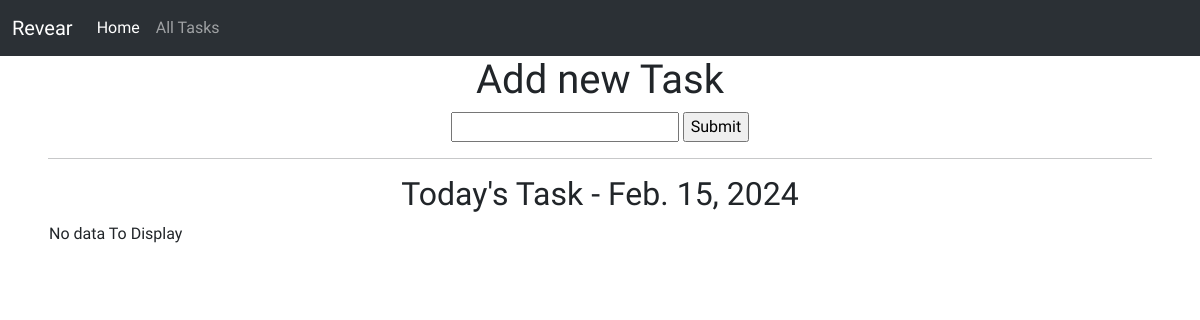
Before: / with the older database file.
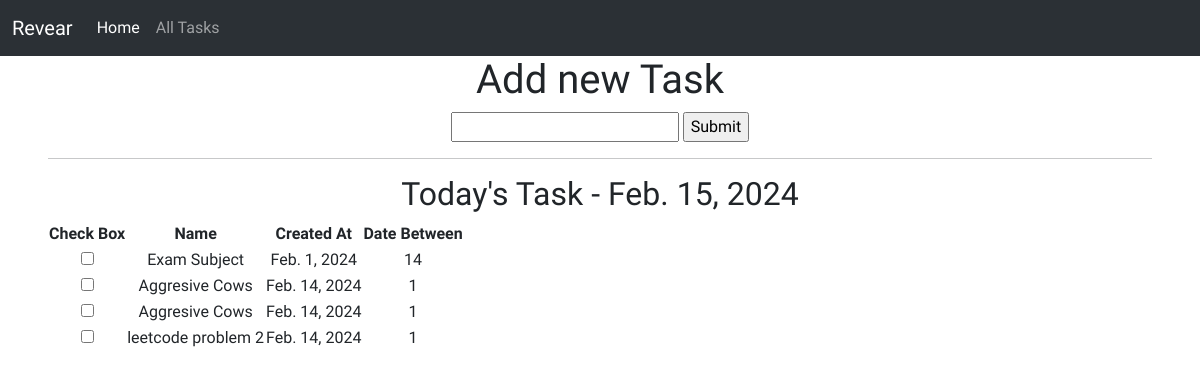
After: the same page with the newer database file.
### revear_app/models.py (models this page shows)
class TaskData(models.Model):
    name = models.CharField(max_length = 200)
    created_at = models.DateTimeField(default=timezone.now(), blank=True, null=True)
    @property
    def datebetween(self):
        curr_date = timezone.now().date()
        created_date = self.created_at.date() if self.created_at else None
        if created_date:
            return curr_date - created_date
        else:
            return None

### revear_app/views.py (the view)
# urls.py: path('',views.greet),
def greet(request):
    value = models.TaskData.objects.all()
    curr_date = timezone.now().date()
    submit = False
    for each in value:
        date_count = each.datebetween.days
        if date_count == 1 or date_count == 3 or (date_count > 1 and date_count % 7 == 0):
            submit = True
        else:
            submit = False
    show = False
    context = {'value' : value, 'curr_date' : curr_date, 'submit': submit}
    return render(request, 'index.html', context)

### templates/index.html (shortened to what this page needs)
{% extends "base.html" %}
{% load static %}
{% block style_file %}
    <link rel="stylesheet" href="{% static 'styles.css' %}">
{% endblock style_file %}
        {% block home_active %}active{% endblock home_active %}
        {% block content %}
        <div class="px-5 text-center">
            <h1>Add new Task</h1>
            <form action="submitParser/" method="POST">
                <input type="text" name="text">
                <input type="submit" value="Submit">
            </form>
            <hr>
            <h2>Today's Task - {{curr_date}}</h2>
            <table>
                {% if submit %}
                <tr>
                    <th>Check Box</th>
                    <th>Name</th>
                    <th>Created At</th>
                    <th>Date Between</th>
                </tr>
                {% for each in value %}
                <tr id="row-{{forloop.counter}}">
                    {% with is_valid_day=each.datebetween.days %}
                    {% if is_valid_day == 1 or is_valid_day == 3 or is_valid_day > 1 and is_valid_day|divisibleby:7 == True %}
                    <td><input type="checkbox" name="checked" id="checked-{{forloop.counter}}"></td>
                    <td>{{each.name}}</td>
                    <td>{{each.created_at.date}}</td>
                    <td>{{each.datebetween.days}}</td>
                    {% endif %}
                    {% endwith %}
                </tr>
                {% endfor %}
                {% else %}
                <td class="text-center"> No data To Display</td>
                {% endif %}
            </table>
            </body>
            {% endblock content %}

### templates/base.html (shortened to what this page needs)
<!doctype html>
<html lang="en">
  <head>
    {% block style_file %}{% endblock style_file %}
    <link href="https://cdn.jsdelivr.net/npm/bootstrap@5.3.2/dist/css/bootstrap.min.css" rel="stylesheet">
  </head>
  <body>
    <nav class="navbar navbar-expand-lg bg-body-tertiary" data-bs-theme="dark" >
        <div class="container-fluid">
          <a class="navbar-brand" href="/">Revear</a>
          <div class="collapse navbar-collapse" id="navbarSupportedContent">
            <ul class="navbar-nav me-auto mb-2 mb-lg-0">
              <li class="nav-item">
                <a class="nav-link {% block home_active %}{% endblock home_active %}" aria-current="page" href="/">Home</a>
              </li>
              <li class="nav-item">
                <a class="nav-link {% block task_active %}{% endblock task_active %}" href="/all">All Tasks</a>
              </li>
            </ul>
          </div>
        </div>
      </nav>
      {% block content %}
      {% endblock content %}
  </body>
</html>

### static/styles.css (style rules this page uses)
* { font-family: 'Comic Neue', cursive; }

Changed rows visible on the page:
added TaskData: name "Exam Subject", created_at "Feb. 1, 2024", datebetween.days "14"
added TaskData: name "Aggresive Cows", created_at "Feb. 14, 2024", datebetween.days "1"
added TaskData: name "Aggresive Cows", created_at "Feb. 14, 2024", datebetween.days "1"
added TaskData: name "leetcode problem 2", created_at "Feb. 14, 2024", datebetween.days "1"
Other visible differences:
text no longer shown: "No data To Display"
text now shown: "Check Box Name Created At Date Between"
